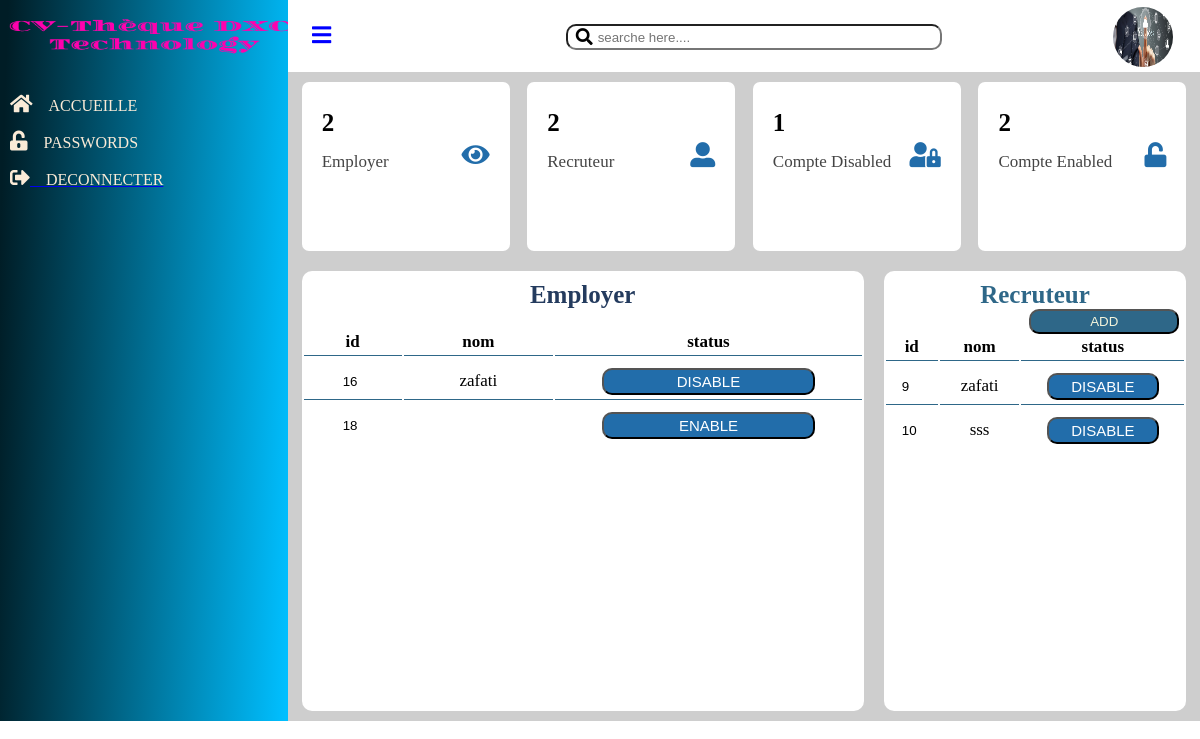
Page /admin.php (signed in) on the committed database.
### tables this page shows
CREATE TABLE `employeur` (
  `id_emp` int(11) NOT NULL,
  `nom` varchar(60) NOT NULL,
  `prenom` varchar(20) NOT NULL,
  `metier` varchar(20) NOT NULL,
  `email` varchar(35) NOT NULL,
  `addresse` varchar(255) NOT NULL,
  `date_de_naissance` date NOT NULL,
  `date_depot_cv` date DEFAULT NULL,
  `desactiver` varchar(6) NOT NULL,
  `image` varchar(255) NOT NULL,
  `pass` varchar(20) NOT NULL,
  `nume_tel` varchar(14) NOT NULL,
  `cv` varchar(255) DEFAULT NULL,
  `disadmin` varchar(20) DEFAULT NULL
);

CREATE TABLE `recruteur` (
  `id_recruteur` int(11) NOT NULL,
  `id_admin` int(11) NOT NULL,
  `nom` varchar(60) NOT NULL,
  `prenom` varchar(20) NOT NULL,
  `email` varchar(35) NOT NULL,
  `desactiver` varchar(6) NOT NULL,
  `post` varchar(20) NOT NULL,
  `image` varchar(255) NOT NULL,
  `pass` varchar(20) NOT NULL,
  `numero_tele` varchar(14) NOT NULL,
  `disadmin` varchar(20) DEFAULT NULL
);

### admin.php (the view, shortened to what this page needs)
<?php
include "php/connectiondb.php";
?>
<!DOCTYPE html>
<html lang="en">
<head>
    <link rel="stylesheet" href="css/admincss.css">
    <link rel="stylesheet" href="fontawesome-free-5.15.3-web/css/all.css">
</head>
<body>
    <div class="content">
        <div id="nav" class="navbar">
            <img id="img" src="images/logo.png" alt="">
            <ul>
                <li><i class="fas fa-home"></i> &nbsp&nbsp <span id="dis1">accueille</span></li>
                <li><i class="fas fa-unlock-alt"></i> &nbsp&nbsp <span id="dis2">passwords</span></li>
                <a href="php/deconnection.php"><li><i class="fas fa-sign-out-alt"></i> &nbsp&nbsp <span id="dis3"> deconnecter</span></li></a>
            </ul>
        </div>
    <?php
        $sql = "SELECT COUNT(id_emp) FROM `employeur`";
        $result = mysqli_query($conn, $sql);
        $resemp =0;
        if (mysqli_num_rows($result) > 0) {
       $row = mysqli_fetch_assoc($result);
        $resemp = $row['COUNT(id_emp)'];
        }
        $sql = "SELECT COUNT(id_recruteur) FROM `recruteur`";
        $result = mysqli_query($conn, $sql);
        $resrec =0;
        if (mysqli_num_rows($result) > 0) {
       $row = mysqli_fetch_assoc($result);
        $resrec = $row['COUNT(id_recruteur)'];
        }
        $sql = "select COUNT(employeur.desactiver) FROM employeur WHERE employeur.desactiver='false'";
        $result = mysqli_query($conn, $sql);
        $resdisa =0;
        if (mysqli_num_rows($result) > 0) {
       $row = mysqli_fetch_assoc($result);
        $resdisa = $row['COUNT(employeur.desactiver)'];
        }
        $sql = "select COUNT(recruteur.desactiver) FROM recruteur WHERE recruteur.desactiver='false'";
        $result = mysqli_query($conn, $sql);
        if (mysqli_num_rows($result) > 0) {
       $row = mysqli_fetch_assoc($result);
        $resdisa += $row['COUNT(recruteur.desactiver)'];
        }
        $sql = "select COUNT(employeur.desactiver) FROM employeur WHERE employeur.desactiver='true'";
        $result = mysqli_query($conn, $sql);
        $resena =0;
        if (mysqli_num_rows($result) > 0) {
       $row = mysqli_fetch_assoc($result);
        $resena = $row['COUNT(employeur.desactiver)'];
        }
        $sql = "select COUNT(recruteur.desactiver) FROM recruteur WHERE recruteur.desactiver='true'";
        $result = mysqli_query($conn, $sql);
        if (mysqli_num_rows($result) > 0) {
       $row = mysqli_fetch_assoc($result);
        $resena += $row['COUNT(recruteur.desactiver)'];
        }
    ?>
        <div class="main">
            <header>
                <ul>
                    <li> <i id="bars" class="fas fa-bars"></i></li>
                    <li><div class="srch"><input type="text" placeholder="searche here...."><i class="fas fa-search"></i></div></li>
                    <li><img src="images/image2.jpg" alt=""></li>
                </ul>
            </header>
            <div class="content1">
                <div class="items"><span class="bold"><?php echo @$resemp?></span>  <span class="gray">Employer</span> <i class="fas fa-eye"></i></div>
                <div class="items"><span class="bold"><?php echo @$resrec?></span>  <span class="gray">Recruteur</span><i class="fas fa-user-alt"></i></div>
                <div class="items"><span class="bold"><?php echo @$resdisa?></span>  <span class="gray">Compte  Disabled</span><i class="fas fa-user-lock"></i></div>
                <div class="items"><span class="bold"><?php echo @$resena?></span>  <span class="gray">Compte  Enabled</span><i class="fas fa-unlock"></i></div>
            </div>
            <div class="content2">
                    <div class="info_user">
                        <label for="">Employer</label>
                        <table>
                            <tr>
                            <th>id</th>
                                <th>nom</th>
                                <th>status</th>
                            </tr>
                            <?php
                                $sql = "SELECT * FROM employeur";
                                $result = mysqli_query($conn, $sql);
                                if (mysqli_num_rows($result) > 0) {
                                while($row = mysqli_fetch_assoc($result)) {
                                    $idemp = $row['id_emp'];
                                    if($row['disadmin']=='true'){
                                        $nn ="ena1";
                                        $vl = "disable";
                                    }
                                    else{
                                        $nn ="ena2";
                                        $vl = "enable";
                                    }
                                   echo "
                                   <tr>
                                   <td><form  method='post'>  <input type='text' readonly  name='identifiant' id='ff' value='$idemp'></td>
                                   <td>".$row['nom']."</td>
                                   <td> <input type='submit' name='$nn' value='$vl'  class='btninfouser'> </form></td>
                               </tr>";
                                }
                                } else {
                                echo "no employer";
                                }
                            ?>
                        </table>
                    </div>
                    <div class="info_recruteur">
                        <label for="">Recruteur</label>
                        <button id="addrectruteur">add</button>
                        <table>
                            <tr>
                            <th>id</th>
                                <th>nom</th>
                                <th>status</th>
                            </tr>
                            <?php
                           $sql = "SELECT * FROM recruteur";
                                $result = mysqli_query($conn, $sql);
                                if (mysqli_num_rows($result) > 0) {
                                while($row = mysqli_fetch_assoc($result)) {
                                    $idrec = $row['id_recruteur'];
                                    if($row['disadmin']=='true'){
                                        $sel ="di";
                                        $val = "disable";
                                    }
                                    else{
                                        $sel ="en";
                                        $val = "enable";
                                    }
                                   echo "
                                   <tr>
                                   <td><form  method='post'>  <input type='text' readonly  name='identi' id='ff' value='$idrec'></td>
                                   <td>".$row['nom']."</td>
                                   <td> <input type='submit' name='$sel' value='$val'  class='btninfouser'> </form></td>
                               </tr>";
                                }
                                } else {
                                echo "no recruteur";
                                }
                                ?>
                        </table>
                    </div>
            </div>
        </div>
    </div>
</body>
</html>

### css/admincss.css (style rules this page uses)
body { margin: 0; padding: 0; }
.content { width: 100%; height: 721px; background: rgb(206, 206, 206); display: flex; flex-direction: row; }
.content .navbar { width: 24%; background-image: linear-gradient( 91.9deg, rgba(0,29,38,1) 2.6%, rgba(0,191,255,1) 99.1% ); transition: 0.7s; }
.content .navbar img { width: 300px; height: 50px; margin: 12px auto; }
.content .navbar ul { list-style: none; padding-left: 10px; }
.content .navbar ul li { margin-bottom: 16px; }
.content .navbar ul li i { font-size: 20px; color: antiquewhite; }
.content .navbar ul li span { font-size: 16px; color: antiquewhite; text-transform: uppercase; text-decoration: none; }
.main { display: flex; flex-direction: column; width: 100%; height: 100%; }
.main header { width: 100%; height: 10%; background: rgb(255, 255, 255); }
.main header ul { list-style: none; display: flex; justify-content: space-between; margin: 7px;padding: 7px; position: relative; }
.main header ul li { padding: 10px; }
.main header ul li img { width: 60px; height: 60px; border-radius: 50%; position: absolute; right: 20px; top: 0px; }
.main header ul li .srch { position: relative; }
.main header ul li .srch i { position: absolute; left: 10px; top: 4px; cursor: pointer; }
.main header ul li .srch input { outline: none; width: 340px; height: 20px; border-radius: 10px; padding-left: 30px; }
.main header ul li i { font-size: 22px; color: blue; cursor: pointer; }
.main header ul li .fa-search { font-size: 17px; color: black; }
.main .content1 { margin: 10px auto; width: 97%; height: 25%; display: flex; flex-direction: row; justify-content: space-between; }
.main .content1 .items { width: 23.5%; background: #fff; border-radius: 7px; position: relative; }
.main .content1 .items i { position: absolute; font-size: 25px; color: rgb(34, 109, 170); top: 60px; right: 20px; }
.main .content1 .items .bold { position: absolute; font-size: 25px; color: black; top: 27px; left: 20px; font-weight: bold; }
.main .content1 .items .gray { position: absolute; font-size: 17px; color: rgb(68, 68, 68); top: 70px; left: 20px; }
.main .content2 { margin: 10px auto; width: 97%; height: 65%; display: flex; flex-direction: row; }
.main .content2 .info_user { width: 65%; height: 100%; background: #fff; margin-right: 10px; border-radius:10px ; overflow-y: scroll; }
.main .content2 .info_user label { margin-top:10px ; display: flex; font-size: 25px; font-weight: bold; justify-content: center; color: rgb(36, 59, 94); }
#addrectruteur { float: right; margin-right: 7px; width: 150px; text-transform: uppercase; color: beige; background: rgb(46, 103, 136); height: 25px; border-radius: 10px; cursor: pointer; }
.main .content2 .info_recruteur { width: 35%; height: 100%; background: #fff; margin-left: 10px; border-radius:10px ; overflow-y: scroll; }
.main .content2 .info_recruteur label { margin-top:10px ; display: flex; font-size: 25px; font-weight: bold; justify-content: center; color: rgb(46, 103, 136); }
table { margin-top: 20px ; width: 100%; }
table tr { text-align: center; font-size: 17px; }
table td { border-top: 1px solid rgb(46, 103, 136); padding-top: 10px; height: 30px; }
.btninfouser,.btninforec { width: 70%; height: 90%; color: rgb(255, 255, 255); border-radius:10px ; background: rgb(34, 109, 170); cursor: pointer; font-size: 15px; text-transform: uppercase; }
#ff { width: 20px; border: none; outline: none; }

### rows in the picture
employeur: identifiant "16", nom "zafati", ena1 "disable"
employeur: identifiant "18", ena2 "enable"
recruteur: identi "9", nom "zafati", di "disable"
recruteur: identi "10", nom "sss", di "disable"
